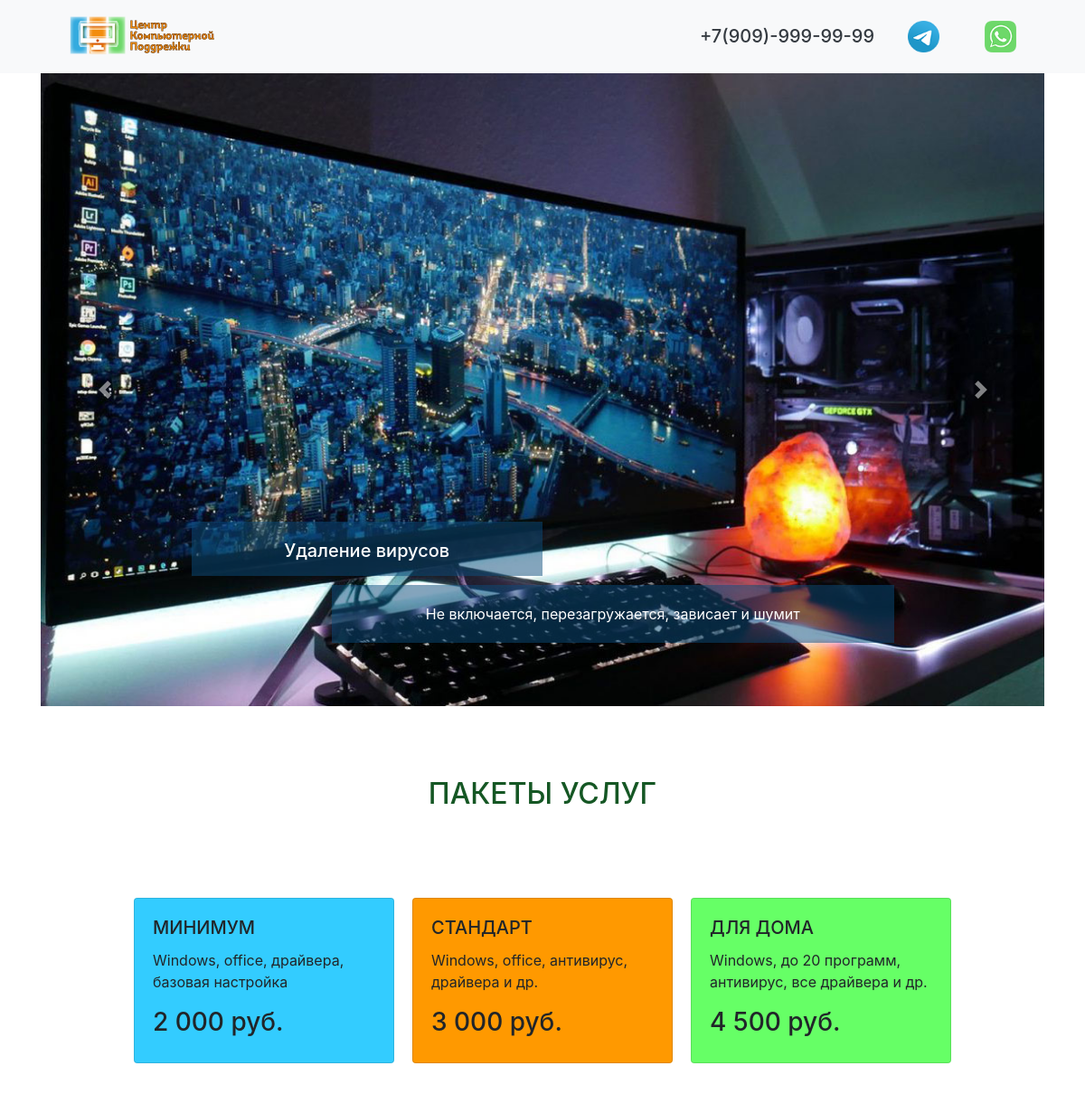
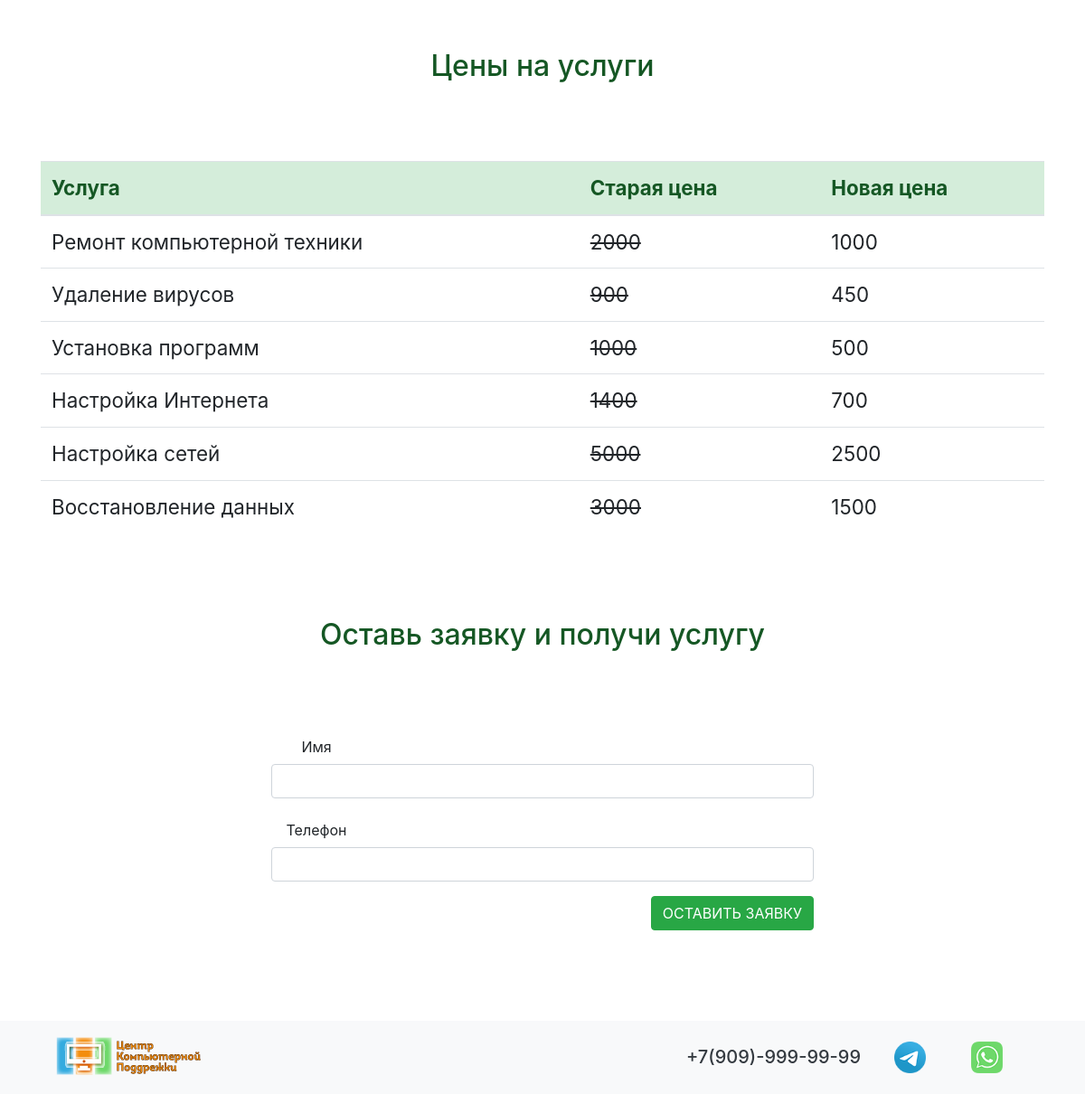
The page / on the database its author committed (2 pictures, top to bottom).
### cms/models.py (models this page shows, shortened)
class CmsSlider(models.Model):
    cms_img = models.ImageField(upload_to='slider_img/')
    cms_title = models.CharField(max_length=200, verbose_name='Заголовок')
    cms_text = models.CharField(max_length=200, verbose_name="Текст")
    cms_css = models.CharField(max_length=200, null=True, default='-', verbose_name='CSS класс')
    class Meta:
        verbose_name = 'Слайд'
        verbose_name_plural = 'Слайды'

### price/models.py (models this page shows, shortened)
class PriceCard(models.Model):
    pc_value = models.CharField(max_length=20, verbose_name='Цена')
    pc_description = models.CharField(max_length=200, verbose_name='Описание')
    def __str__(self):
        return self.pc_value
    class Meta:
        verbose_name = 'Цена'
        verbose_name_plural = 'Цены'

class PriceTable(models.Model):
    pt_title = models.CharField(max_length=200, verbose_name="Услуга")
    pt_old_price = models.CharField(max_length=200, verbose_name="Старая цена")
    pt_new_price = models.CharField(max_length=200, verbose_name="Новая цена")
    class Meta:
        verbose_name = 'Услуга'
        verbose_name_plural = 'Услуги'

### cms/views.py (the view)
# urls.py: path('', views.first_page, name="index"),
def first_page(request):
    slider_list = CmsSlider.objects.all()
    pc_1 = PriceCard.objects.get(pk=1)
    pc_2 = PriceCard.objects.get(pk=2)
    pc_3 = PriceCard.objects.get(pk=3)
    form = OrderForm()
    price_table = PriceTable.objects.all()
    dict_obj = {
        'slider_list': slider_list,
        'pc_1': pc_1,
        'pc_2': pc_2,
        'pc_3': pc_3,
        'price_table': price_table,
        'form': form,
    }
    return render(request, 'cms/index.html', dict_obj)

### crm/forms.py
class OrderForm(forms.Form):
    name = forms.CharField(max_length=200, widget=forms.TextInput(attrs={'class': 'form-control'}))
    phone = forms.CharField(max_length=200, widget=forms.TextInput(attrs={'class': 'form-control'}))

### cms/templates/cms/index.html (shortened to what this page needs)
{% extends 'cms/base.html' %}
{% block content %}
    {% include 'cms/carusel.html' %}
    {% include 'cms/price.html' %}
  	<section>
  		<div class="container class_form">
  			<h1 class="text-3">Оставь заявку и получи услугу</h1>
  			<div class="row justify-content-center">
  			<form action="{% url 'thanks_page' %}" method="POST" style="width: 50%;">
			  <div class="form-group row">
			    <label for="id_name" class="col-sm-2 col-form-label">Имя</label><br>
			        {{ form.name }}
			  </div>
			  <div class="form-group row">
			    <label for="id_phone" class="col-sm-2 col-form-label">Телефон</label><br>
			        {{ form.phone }}
			  </div>
			  <div style="float: right;" class="form-group row">
			      <button type="submit" class="btn btn-success">ОСТАВИТЬ ЗАЯВКУ</button>
			  </div>
			</form>
			</div>
  		</div>
  	</section>
{% endblock %}

### cms/templates/cms/base.html (shortened to what this page needs)
{% load static %}
<!doctype html>
<html lang="ru">
  <head>
    <link href="{% static 'css/style.css' %}" rel="stylesheet">
    <link rel="stylesheet" href="https://cdn.jsdelivr.net/npm/bootstrap@4.5.3/dist/css/bootstrap.min.css">
  </head>
  <body>
  <div class="bg-light">
	<nav class="navbar navbar-light bg-light container">
	  <a class="logo-top" href="{% url 'index' %}">
	    <img src="{% static 'cms/logo.png' %}" class="d-inline-block align-top" alt="" loading="lazy">
	  </a>
	  <div class="contact-top">
                <a class="whatsapp-number" href="https://web.whatsapp.com/"></a>
                <a class="telegram-number" href="https://t.me/"></a>
              <a class="phone-number text-dark" href="tel:+79099999999">
              	<h5>+7(909)-999-99-99</h5></a>
      </div>
	</nav>
	</div>
  {% block content %}
  {% endblock %}
  <footer class="bg-light">
  		<div class="container">
  			<nav class="navbar navbar-light container">
			    <a class="logo-bottom" href="{% url 'index' %}">
			    	<img src="{% static 'cms/logo.png' %}" class="d-inline-block align-top" alt="" loading="lazy">
			    </a>
	  			<div class="contact-top">
	                <a class="whatsapp-number" href="https://web.whatsapp.com/"></a>
	                <a class="telegram-number" href="https://t.me/"></a>
	              	<a class="phone-number text-dark" href="tel:+79099999999">
	              	<h5>+7(909)-999-99-99</h5></a>
      			</div>
			</nav>
  		</div>
  	    </footer>
  </body>
</html>

### cms/templates/cms/carusel.html (shortened to what this page needs)
  	<section>
  		<div id="carouselExampleCaptions" class="carousel slide container" data-ride="carousel">
		  <div class="carousel-inner">
			{% for slide in slider_list %}
		    <div class="carousel-item {{ slide.cms_css }}">
		      <img src="{{ slide.cms_img.url }}" class="d-block w-100"  alt="...">
		      <div class="carousel-caption d-none d-md-block">
		        <h5 class="slaider_h">{{ slide.cms_title }}</h5>
		        <p class="slaider_p">{{ slide.cms_text }}</p>
		      </div>
		    </div>
			{% endfor %}
		  </div>
		  <a class="carousel-control-prev" href="#carouselExampleCaptions" role="button" data-slide="prev">
		    <span class="carousel-control-prev-icon" aria-hidden="true"></span>
		  </a>
		  <a class="carousel-control-next" href="#carouselExampleCaptions" role="button" data-slide="next">
		    <span class="carousel-control-next-icon" aria-hidden="true"></span>
		  </a>
		</div>
  	</section>

### cms/templates/cms/price.html
  	<section>
  		<div class="container">
  			<h1 class="text-3">ПАКЕТЫ УСЛУГ</h1>
  			<div class="row justify-content-center">
  				<div class="card product_card" style="width: 18rem; background-color: #33CCFF;">
				  <div class="card-body">
				    <h5 class="card-title">МИНИМУМ</h5>
				    <p class="card-text">Windows, office, драйвера, базовая настройка</p>
				    <h3>{{ pc_1 }} руб.</h3>
				  </div>
				</div>
				<div class="card product_card" style="width: 18rem; background-color: #FF9900;">
				  <div class="card-body">
				    <h5 class="card-title">СТАНДАРТ</h5>
				    <p class="card-text">Windows, office, антивирус, драйвера и др.</p>
				    <h3>{{ pc_2 }} руб.</h3>
				  </div>
				</div>
				<div class="card product_card" style="width: 18rem; background-color: #66FF66;">
				  <div class="card-body">
				    <h5 class="card-title">ДЛЯ ДОМА</h5>
				    <p class="card-text">Windows, до 20 программ, антивирус, все драйвера и др.</p>
				    <h3>{{ pc_3 }} руб.</h3>
				  </div>
				</div>
  			</div>
  		</div>
  	</section>
  	<section>
  		<div class="container">
  			<h1 class="text-3">Цены на услуги</h1>
  			<table class="table table_one">
			  <thead class="alert-success">
			    <tr>
			      <th scope="col">Услуга</th>
			      <th scope="col">Старая цена</th>
			      <th scope="col">Новая цена</th>
			    </tr>
			  </thead>
			  <tbody>
              {% for obj in price_table %}
			    <tr>
			      <td>{{ obj.pt_title }}</td>
			      <td><del>{{ obj.pt_old_price }}</del></td>
			      <td>{{ obj.pt_new_price }}</td>
			    </tr>
              {% endfor %}
			  </tbody>
			</table>
  		</div>
  	</section>

### cms/static/css/style.css (style rules this page uses)
.logo-top { float: left; margin: 0px 0px 5px 30px; }
.phone-number { width: 200px; height: 40px; float: right; margin: 20px 10px 5px 20px; }
.whatsapp-number { width: 35px; height: 35px; float: right; margin: 15px 30px 5px 20px; background: url(../cms/wa-image-color.png) no-repeat center top / cover; transition: 0.5s ease-in-out; }
.telegram-number { width: 35px; height: 35px; float: right; margin: 15px 30px 5px 20px; background: url(../cms/tg-image-color.png) no-repeat center top / cover; transition: 0.5s ease-in-out; }
.slaider_h { height: 60px; width: 50%; margin: 30px 0px 10px 0px; padding-top: 20px; background-color: rgba(10, 77, 125, 0.5); text-align: center; }
.slaider_p { height: 100%; width: 80%; float: right; margin: 0px 0px 30px 0px; padding-top: 20px; padding-bottom: 20px; background-color: rgba(10, 77, 125, 0.5); text-align: center; }
.text-3 { color: #155724; font-size: 2em; text-align: center; padding-top: 7%; padding-bottom: 7%; }
.product_card { margin: 10px; }
.table_one { font-size: 1.4em; }
.class_form { text-align: center; padding-bottom: 7%; }
.logo-bottom { margin: 0 0 5px; }

### rows shown on the page
CmsSlider: cms_img (picture), cms_title "Удаление вирусов", cms_text "Не включается, перезагружается, зависает и шумит"
PriceCard: pc_value "2 000"
PriceCard: pc_value "3 000"
PriceCard: pc_value "4 500"
PriceTable: pt_title "Ремонт компьютерной техники", pt_old_price "2000", pt_new_price "1000"
PriceTable: pt_title "Удаление вирусов", pt_old_price "900", pt_new_price "450"
PriceTable: pt_title "Установка программ", pt_old_price "1000", pt_new_price "500"
PriceTable: pt_title "Настройка Интернета", pt_old_price "1400", pt_new_price "700"
PriceTable: pt_title "Настройка сетей", pt_old_price "5000", pt_new_price "2500"
PriceTable: pt_title "Восстановление данных", pt_old_price "3000", pt_new_price "1500"
